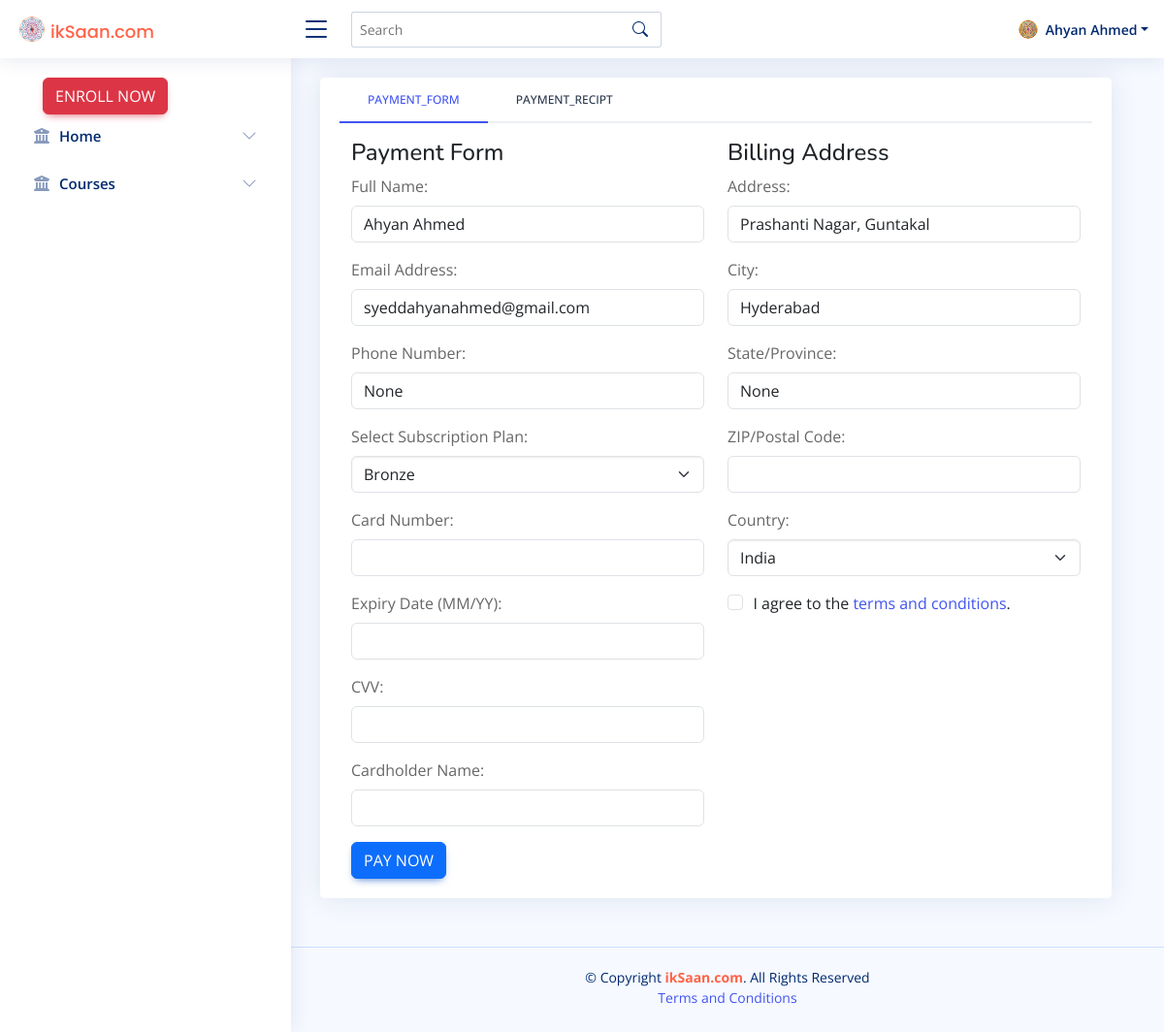
Page /payments/payments_init/ (signed in) on the committed database.
### users/models.py (models this page shows)
class CustomUser(AbstractUser):
    phone_number = models.CharField(max_length=20, blank=True, null=True)
    address = models.TextField(blank=True, null=True)
    country = models.CharField(max_length=100,default="IN")
    state = models.CharField(max_length=100, blank=True, null=True, default="TS")
    city = models.CharField(max_length=100,default="Hyderabad")
    postal_code = models.CharField(max_length=20,default="50030")
    street_address = models.CharField(max_length=255,default="Rajendranagar")
    slug = AutoSlugField(populate_from='username', unique=True)
    USER_GROUPS = (
        ('admin', 'Admin'),
        ('mentor', 'Mentor'),
        ('consumer', 'Consumer'),
    )
    user_type = models.CharField(max_length=20, choices=USER_GROUPS, default='consumer')
    def __str__(self):
        return self.username if self.username else "Unknown User"

### payments/views.py (the view)
# urls.py: path('payments_init/', views.payments_init, name='payments_init'),
def payments_init(request):
    user_details = get_object_or_404(User,username=request.user,)
    user1=User.objects.filter(username=request.user)
    print("(((((((())))))))")
    print(user1)
    print("(((((((())))))))")
    if not request.user.is_authenticated:
        return redirect("register")
    return render(request, 'payments/payments_init.html',{"user_details":user_details})

### templates/payments/payments_init.html (shortened to what this page needs)
{% extends 'base.html' %}
{% load static %}
{% block main %}
<div class="row">
    <div class="col-xl-12">
      <div class="card">
        <div class="card-body">
          <ul class="nav nav-tabs nav-tabs-bordered">
            <li class="nav-item">
              <button class="nav-link active" data-bs-toggle="tab" data-bs-target="#profile-overview">Payment_form</button>
            </li>
            <li class="nav-item">
              <button class="nav-link" data-bs-toggle="tab" data-bs-target="#profile-edit">Payment_Recipt</button>
            </li>
          </ul>
          <div class="tab-content pt-2">
            <div class="tab-pane fade show active profile-overview" id="profile-overview">
                <div class="container mt-2">
                    <form action="/process-payment" method="post">
                         <div class="row">
                          <div class="col-xl-6"><h4>Payment Form</h4></div>
                          <div class="col-xl-6"><h4>Billing Address</h4></div>
                         </div>
                        <div class="row">
                        <div class="col-xl-6">
                        <div class="mb-3">
                            <label for="name" class="form-label">Full Name:</label>
                            <input type="text" id="name" name="{{user.username}}" class="form-control" value="{{user.first_name}} {{user.last_name}}" required>
                        </div>
                        <div class="mb-3">
                            <label for="email" class="form-label">Email Address:</label>
                            <input type="email" id="email" name="email" class="form-control" value="{{user.email}}" required>
                        </div>
                        <div class="mb-3">
                            <label for="phone" class="form-label">Phone Number:</label>
                            <input type="tel" id="phone" name="phone" value="{{user.phone_number}}" class="form-control">
                        </div>
                        <div class="mb-3">
                            <label for="plan" class="form-label">Select Subscription Plan:</label>
                            <select id="plan" name="plan" class="form-select" required>
                                <option value="bronze">Bronze</option>
                            </select>
                        </div>
                        <div class="mb-3">
                            <label for="card_number" class="form-label">Card Number:</label>
                            <input type="text" id="card_number" name="card_number" class="form-control" required>
                        </div>
                        <div class="mb-3">
                            <label for="expiry_date" class="form-label">Expiry Date (MM/YY):</label>
                            <input type="text" id="expiry_date" name="expiry_date" class="form-control" required>
                        </div>
                        <div class="mb-3">
                            <label for="cvv" class="form-label">CVV:</label>
                            <input type="text" id="cvv" name="cvv" class="form-control" required>
                        </div>
                        <div class="mb-3">
                            <label for="cardholder_name" class="form-label">Cardholder Name:</label>
                            <input type="text" id="cardholder_name" name="cardholder_name" class="form-control" required>
                        </div>
            </div>
            <div class="col-xl-6">
                        <div class="mb-3">
                            <label for="address_line1" class="form-label">Address:</label>
                            <input type="text" id="address_line1" name="address_line1" value="{{user.address}}" class="form-control">
                        </div>
                        <div class="mb-3">
                            <label for="city" class="form-label">City:</label>
                            <input type="text" id="city" name="city" class="form-control" value="{{user.city}}">
                        </div>
                        <div class="mb-3">
                            <label for="state" class="form-label">State/Province:</label>
                            <input type="text" id="state" name="state" class="form-control" value="{{user.state}}">
                        </div>
                        <div class="mb-3">
                            <label for="zip" class="form-label">ZIP/Postal Code:</label>
                            <input type="text" id="zip" name="zip" class="form-control" value="{{user.zipcode}}">
                        </div>
                        <div class="mb-3">
                            <label for="country" class="form-label">Country:</label>
                            <select id="country" name="country" class="form-select" value="{{user.country}}">
                              <option>India</option>
                            </select>
                        </div>
                        <div class="form-check mb-3">
                            <input type="checkbox" id="terms" name="terms" class="form-check-input" required>
                            <label for="terms" class="form-check-label">I agree to the <a href="/terms">terms and conditions</a>.</label>
                        </div>
            </div>
          </div>
                        <button type="submit" class="btn btn-primary">Pay Now</button>
                    </form>
                </div>
            </div>
          </div>
        </div>
      </div>
    </div>
  </div>
{% endblock %}

### templates/dashboard/components/topbar.html (shortened to what this page needs)
{% load static %}
  <header id="header" class="header fixed-top d-flex align-items-center">
    <div class="d-flex align-items-center justify-content-between">
      <a href="{% url 'home' %}" class="logo d-flex align-items-center">
       <img class="rounded-pill"  src="{% static 'assets/img/iksaanLogo.png' %}"  href="{% url 'home' %}" alt="">
       <h5 class="d-lg-block card-title" style="color:tomato"; >ikSaan.com</h5>
      </a>
      <i class="bi bi-list toggle-sidebar-btn " ></i>
    </div>
    <div class="search-bar">
      <form class="search-form d-flex align-items-center" method="get" action="{% url 'search_courses' %}">
        <input type="text" name="query" placeholder="Search" title="Enter search keyword">
        <button type="submit" title="Search"><i class="bi bi-search"></i></button>
      </form>
    </div>
    <nav class="header-nav ms-auto">
      <ul class="d-flex align-items-center">
      {% if user.is_authenticated %}
        <li class="nav-item dropdown pe-3">
          <a class="nav-link nav-profile d-flex align-items-center pe-0" href="#" data-bs-toggle="dropdown">
            <img src="{% static 'assets/img/Gold.png' %}" alt="Profile" class="rounded-circle" alt="Gold Subscription" width="20" height="20">
            <span class="d-none d-md-block dropdown-toggle ps-2">{{ user.first_name }} {{ user.last_name }}</span>
          </a>
        </li>
      {% endif %}
    </ul>
    </nav>
  </header>

### static/assets/css/style.css (style rules this page uses)
:root { scroll-behavior: smooth; }
body { font-family: "Open Sans", sans-serif; background: #f6f9ff; color: #444444; }
a { color: #4154f1; text-decoration: none; }
h1, h2, h3, h4, h5, h6 { font-family: "Nunito", sans-serif; }
.card { margin-bottom: 30px; border: none; border-radius: 5px; box-shadow: 0px 0 30px rgba(1, 41, 112, 0.1); }
.card-title { padding: 20px 0 15px 0; font-size: 18px; font-weight: 500; color: #012970; font-family: "Poppins", sans-serif; }
.card-body { padding: 0 20px 20px 20px; }
.nav-tabs-bordered { border-bottom: 2px solid #ebeef4; }
.nav-tabs-bordered .nav-link { margin-bottom: -2px; border: none; color: #2c384e; }
.nav-tabs-bordered .nav-link.active { background-color: #fff; color: #4154f1; border-bottom: 2px solid #4154f1; }
.logo { line-height: 1; }
@media (min-width: 1200px) { .logo { width: 280px; } }
.logo img { max-height: 26px; margin-right: 6px; }
.header { transition: all 0.5s; z-index: 997; height: 60px; box-shadow: 0px 2px 20px rgba(1, 41, 112, 0.1); background-color: #fff; padding-left: 20px; }
.header .toggle-sidebar-btn { font-size: 32px; padding-left: 10px; cursor: pointer; color: #012970; }
.header .search-bar { min-width: 360px; padding: 0 20px; }
.header .search-form { width: 100%; }
.header .search-form input { border: 0; font-size: 14px; color: #012970; border: 1px solid rgba(1, 41, 112, 0.2); padding: 7px 38px 7px 8px; border-radius: 3px; transition: 0.3s; width: 100%; }
.header .search-form button { border: 0; padding: 0; margin-left: -30px; background: none; }
.header .search-form button i { color: #012970; }
.header-nav ul { list-style: none; }
.header-nav>ul { margin: 0; padding: 0; }
.header-nav .nav-profile { color: #012970; }
.header-nav .nav-profile img { max-height: 36px; }
.header-nav .nav-profile span { font-size: 14px; font-weight: 600; }

### rows in the picture
CustomUser: first_name "Ahyan", last_name "Ahmed", username "Ahyan Ahmed", email "syeddahyanahmed@gmail.com", phone "None", address_line1 "Prashanti Nagar, Guntakal", city "Hyderabad", state "None", country "India"
